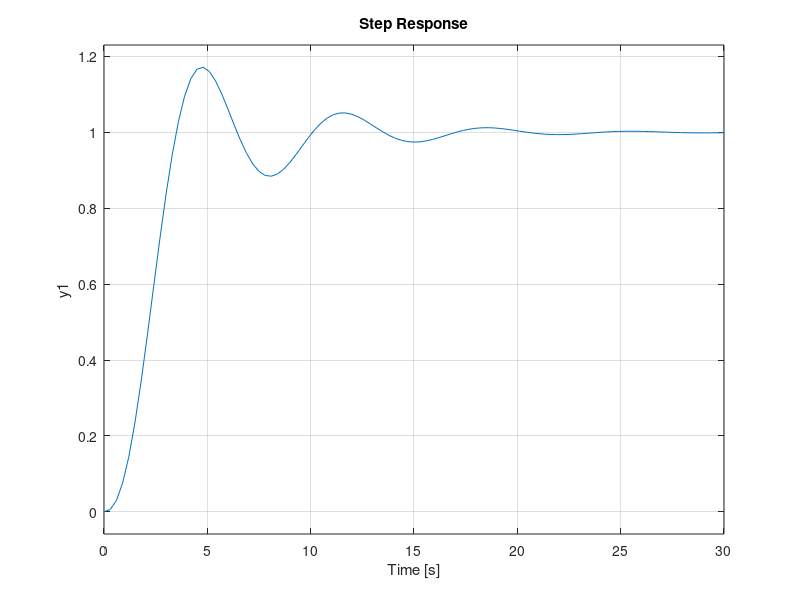

Recreate this plot in MATLAB. (Note: this script raises an error after producing the figure.)
close all
clear all
clc

G = tf(1, [1 1 1 0]);
step(G)

K = [0.5 0 0.1];
controller = pid(K(1), K(2), K(3));
OpenLoop = series(G,controller);
ClosedLoop = feedback(OpenLoop,1);
step(ClosedLoop)

[x,fval] = ga(@(K)itae(G,K),3);